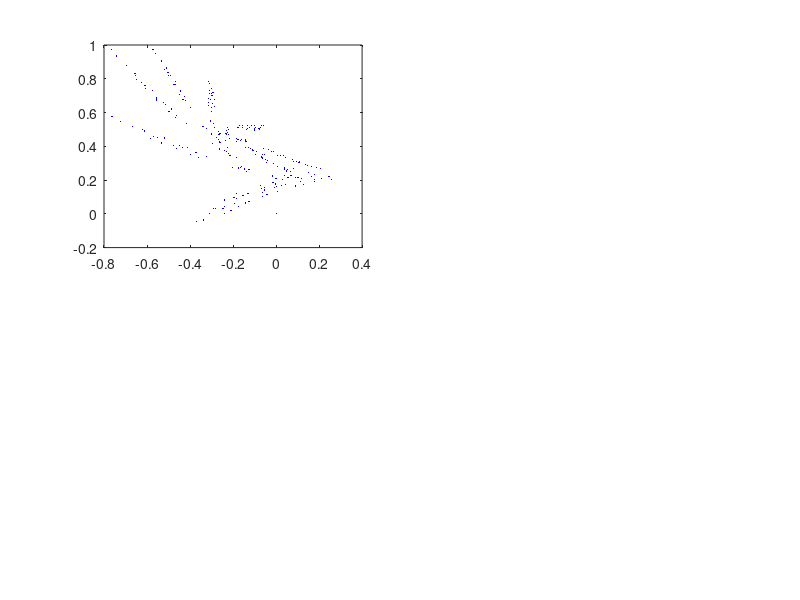

Here is the MATLAB script that generated this plot: (Note: this script raises an error after producing the figure.)
%Program Description:
%The purpose of this program is to create four subplots in a single window and display data in accordance with problem 9.8 on page 235 of the Essential Matlab textbook


%Clear the command window and all variables
clear %Clear the workspace variables
clc %Clear the command window contents
format default %Set the default format

%Output of the title and author to the command window
program_name = "Program_07_3";
name = "Andy Pacher";
assisted_by = "Nobody";
fprintf("Output for %s written by %s, with assistance from %s. \n\n", program_name, name, assisted_by)

%create vectors for x and y values
x = 1:20000;
y = 1:20000;
%set base case x and y values
x(1)=0;
y(1)=0;

%calculate the remainder of the 20000 points needed for the most complex plot
%smaller samples of this set will be taken for the less complex plots
for inc = 1:20000
	x(inc+1) = y(inc)*(1+sin(0.7*x(inc)))-1.2*sqrt(abs(x(inc)));
	y(inc+1) = 0.21-x(inc);
end


%open figure 1
figure(1)

%activate the top left of the four subplots
subplot(2,2,1)
%calculate vectors for plot 1 including the zero term
xp1 = x(1:250);
yp1 = y(1:250);
plot(xp1, yp1, 'b.', 'MarkerSize',1)%plot the subset using small blue dots
labelPlot('Fractal Plot with 250 Points', 'x', 'y')%label the plot

%activate the top right of the four subplots
subplot(2,2,2)
%calculate vectors for plot 2 including the zero term
xp2 = x(1:2500);
yp2 = y(1:2500);
plot(xp2, yp2, 'b.', 'MarkerSize',1)%plot the subset using small blue dots
labelPlot('Fractal Plot with 2500 Points', 'x', 'y')%label the plot

%activate the bottom left of the four subplots
subplot(2,2,3)
%calculate vectors for plot 3 including the zero term
xp3 = x(1:5000);
yp3 = y(1:5000);
plot(xp3, yp3, 'b.', 'MarkerSize',1)%plot the subset using small blue dots
labelPlot('Fractal Plot with 5000 Points', 'x', 'y')%label the plot

%activate the bottom right of the four subplots
subplot(2,2,4)
%calculate vectors for plot 4 including the zero term
xp3 = x(1:20000);
yp3 = y(1:20000);
plot(xp3, yp3, 'b.', 'MarkerSize',1)%plot the subset using small blue dots
labelPlot('Fractal Plot with 20000 Points', 'x', 'y')%label the plot

%end program